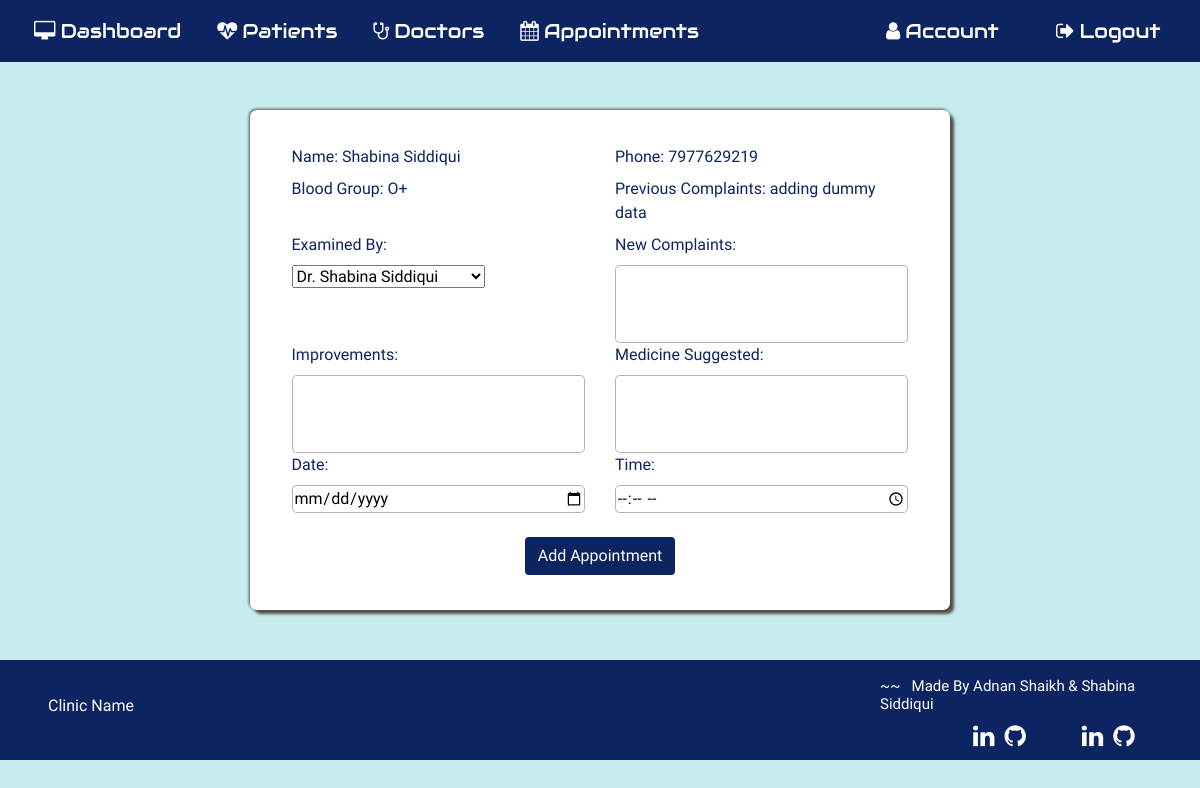
The app's page /addappointment/1 (signed in) with its own data.
### application/routes.py (models this page shows, shortened)
class Patient(db.Model):
  __tablename__ = 'Patient'
  id = db.Column(db.Integer, primary_key=True)
  pname = db.Column(db.String(20))
  age= db.Column(db.String(20))
  phone=db.Column(db.String(20))
  gender=db.Column(db.String(10))
  bgroup=db.Column(db.String(5))
  state=db.Column(db.String(15))
  address=db.Column(db.String(100))
  mstatus=db.Column(db.String(10))
  complaint=db.Column(db.String(5000))
  improvement=db.Column(db.String(5000))
  medicine_suggested=db.Column(db.String(5000))
  pat_image = db.Column(db.String(20), nullable=False, default='default.jpg')

### application/routes.py (the view, shortened to what this page needs)
@app.route('/addappointment/<id>',methods=['POST','GET'])
def addappointment(id):
  if 'username' in session:
    addapp = Patient.query.filter_by(id=id).first()
    docdetail= Doctor.query.all()
  return render_template('addappointment.html',addapp=addapp, docdetail=docdetail)

### application/templates/addappointment.html
{% extends 'layout.html' %}{% include 'includes/nav.html' %} {% block content%}
<section id="addapp">
  <div class="addapp-container mt-5">
    <form action="" method="POST">
      <div class="row">
        <div class="col-6">
          <label for="">Name:&nbsp;{{ addapp.pname }}</label>
        </div>
        <div class="col-6">
          <label for="">Phone:&nbsp;{{addapp.phone}}</label>
        </div>
      </div>
      <div class="row">
        <div class="col-6">
          <label for="">Blood Group:&nbsp;{{ addapp.bgroup }}</label>
        </div>
        <div class="col-6">
          <label for="">Previous Complaints:&nbsp;{{addapp.complaint}}</label>
        </div>
      </div>
      <div class="row">
        <div class="col-6">
          <label for="examinedby">Examined By:&nbsp;</label>
          <select name="examinedby" id="examinedby">
            {% for i in docdetail %}
            <option value="{{ i.dname }}">{{ i.dname }}</option>
            {% endfor %}
          </select>
        </div>
        <div class="col-6">
          <label for="complaint">New Complaints:&nbsp;</label>
          <textarea name="complaint" id="" cols="15" rows="3"></textarea>
        </div>
      </div>
      <div class="row">
        <div class="col-6">
          <label for="improvements">Improvements:&nbsp;</label>
          <textarea name="improvements" id="" cols="15" rows="3"></textarea>
        </div>
        <div class="col-6">
          <label for="medicine_suggested">Medicine Suggested:&nbsp;</label>
          <textarea
            name="medicine_suggested"
            id=""
            cols="15"
            rows="3"
          ></textarea>
        </div>
      </div>
      <div class="row">
        <div class="col-6">
          <label for="date">Date:&nbsp;</label>
          <input name="date" type="date" />
        </div>
        <div class="col-6">
          <label for="time">Time:&nbsp;</label>
          <input name="time" type="time" />
        </div>
      </div>
      <div class="row mt-4 justify-content-center">
        <button class="btn addapp-btn" type="submit">Add Appointment</button>
      </div>
    </form>
  </div>
  {% include "includes/footer.html" %}
</section>
{% endblock content%}

### application/static/patrcd.css (style rules this page uses)
body { counter-reset: Serial; }

### application/static/appointment.css (style rules this page uses)
#addapp { display: flex; flex-direction: column; justify-content: center; align-items: center; }
.addapp-btn { background: #0c2461; color: white; }
.addapp-container { display: flex; align-items: center; justify-content: center; width: 700px; height: 500px; background: white; border-radius: 7px; box-shadow: 4px 4px 3px rgb(83, 78, 78), -1px -1px 3px rgb(83, 78, 78); }

### application/static/commonstyle.css (style rules this page uses)
label { color: #0c2461; }
body { background: #c7ecee; width: 100vw; background-size: cover; background-position: center; font-family: "Dosis", sans-serif; }
textarea { vertical-align: top; width: 100%; border: 1px solid rgba(0, 0, 0, 0.3); border-radius: 5px; resize: none; }
input { width: 100%; border: 1px solid rgba(0, 0, 0, 0.3); border-radius: 5px; }

### records on screen
Patient: pname "Shabina Siddiqui", phone "7977629219", bgroup "O+", complaint "adding dummy data"

### other values on screen
form field examinedby "Dr. Shabina Siddiqui"
